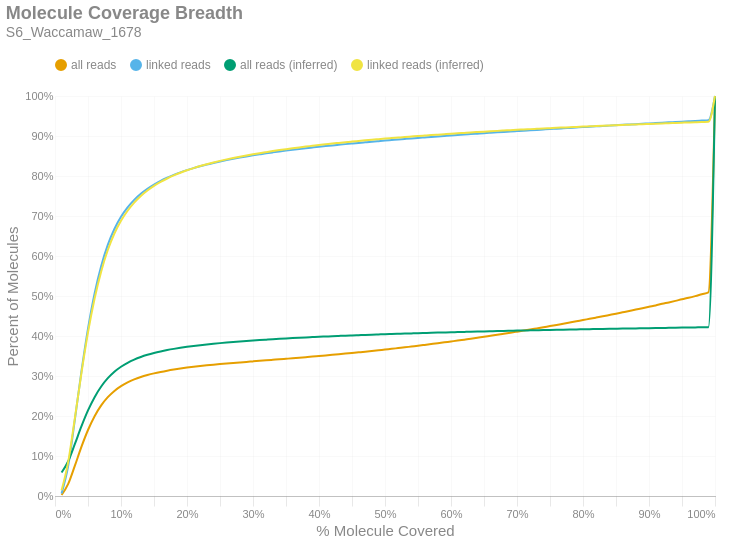

The cell this chart's notebook holds for it:
### Markdown cell above
### Molecule Read Coverage
This chart shows molecule coverage breadth as computed by the number of bases aligned to that molecule. In other words, "*how much of each unique long molecule is actually sequenced/aligned?*" Keep in mind there is a distinction between sequences and alignments, since some sequences belonging to a particular molecule may not align well and wouldn't appear in the alignment data. This chart also shows molecule coverage breadth as computed by the *inferred fragment* from which the aligned sequences originate. Unlike read coverage, this calculation takes into account the total insert size, including unsequenced gaps between the forward and reverse reads. Like the previous figures, these are cumulative percents.

### Code cell
if SKIPLR:
    print_html(f"Skipped")
else:
    binned_df = consolidated_hist(valids['coverage_bp'], mask, 0.01, True)
    binned_df_inf = consolidated_hist(valids['coverage_inserts'], mask, 0.01, True)
    binned_df = binned_df.with_columns(pl.lit(binned_df_inf['all reads (cumsum)']).alias('all reads (inferred)'))
    binned_df = binned_df.with_columns(pl.lit(binned_df_inf['linked reads (cumsum)']).alias('linked reads (inferred)'))
    binned_df = binned_df.with_columns(
        (pl.col('bin').cast(pl.Float64) + 0.01).alias('right_edge')
    )

    with SafeRender(binned_df):
        (
            density_plot(binned_df, 'Molecule Coverage Breadth', samplename, 'molcov', ['all reads (inferred)','linked reads (inferred)'])
            .encode(
                #x=alt.X('bin:Q', title="% Molecule Covered").axis(format = '%').scale(padding=0),
                x=alt.X('right_edge:Q', title="% Molecule Covered").axis(format='%').scale(padding=0),
                y=alt.Y('value:Q', title='Percent of Molecules')
                    .axis(format='%')
                    .stack(False)
                    .scale(domainMin=0, padding=0),
                color=alt.Color("key:N").scale(domain = ["all reads", "linked reads", "all reads (inferred)", "linked reads (inferred)"]),
                tooltip = [
                    alt.Tooltip("key:N", title = "Data Type"),
                    alt.Tooltip("range_label:N", title="% Molecule Covered"),
                    alt.Tooltip("value:Q", format = ".2%", title="% Molecules")
                ]
            )
        ).display()

### Figure 1 — Vega-Lite specification as saved in the notebook (floating-point values rounded to 4 significant figures)
{"width": "container", "height": 400, "config": {"title": {"anchor": "start", "dy": -15, "fontSize": 18, "color": "#888888", "subtitleColor": "#888888", "subtitleFontSize": 14}, "arc": {"fill": "#0072B2"}, "axis": {"domainColor": "#888888", "domainWidth": 0.5, "gridWidth": 0.2, "grid": false, "titleFontWeight": 400, "titleFontSize": 15, "labelFontSize": 11, "labelColor": "#888888", "tickColor": "#888888", "tickWidth": 0.2, "titleColor": "#888888"}, "axisBand": {"grid": false}, "axisX": {"grid": true, "tickSize": 10, "domainCap": "round"}, "axisY": {"domain": false, "grid": true, "tickSize": 0, "domainCap": "round"}, "background": "transparent", "header": {"labelFontSize": 15, "labelColor": "#888888", "titleFontSize": 15, "titleFontWeight": 600, "titleColor": "#888888"}, "legend": {"labelFont": "sans-serif", "labelFontSize": 12, "labelColor": "#888888", "symbolSize": 100, "symbolType": "circle", "titleFontSize": 12, "titlePadding": 10, "titleColor": "#888888", "title": null, "orient": "top"}, "range": {"category": ["#E69F00", "#56B4E9", "#009E73", "#F0E442", "#0072B2", "#D55E00", "#CC79A7", "#000000"], "diverging": ["#cfe8f3", "#a2d4ec", "#73bfe2", "#46abdb", "#1696d2", "#12719e"]}, "area": {"fill": "#0072B2", "fillOpacity": 0.7, "line": true, "strokeOpacity": 0.7}, "line": {"color": "#0072B2", "stroke": "#0072B2", "strokeWidth": 2}, "trail": {"color": "#0072B2", "stroke": "#0072B2", "strokeWidth": 0, "size": 1}, "point": {"filled": true, "fillOpacity": 1.0, "size": 95}, "text": {"color": "#888888", "fontSize": 11, "align": "right", "fontWeight": 400, "size": 11}, "bar": {"fill": "#0072B2", "stroke": null}, "view": {"stroke": null, "continuousWidth": 660, "continuousHeight": 400}}, "data": {"name": "data-ab7ed0e4554a51c193101d274043fb65"}, "mark": {"type": "line", "interpolate": "monotone", "point": {"opacity": 0, "size": 275}}, "encoding": {"color": {"field": "key", "scale": {"domain": ["all reads", "linked reads", "all reads (inferred)", "linked reads (inferred)"]}, "type": "nominal"}, "tooltip": [{"field": "key", "title": "Data Type", "type": "nominal"}, {"field": "range_label", "title": "% Molecule Covered", "type": "nominal"}, {"field": "value", "format": ".2%", "title": "% Molecules", "type": "quantitative"}], "x": {"axis": {"format": "%"}, "field": "right_edge", "scale": {"padding": 0}, "title": "% Molecule Covered", "type": "quantitative"}, "y": {"axis": {"format": "%"}, "field": "value", "scale": {"domainMin": 0, "padding": 0}, "stack": false, "title": "Percent of Molecules", "type": "quantitative"}}, "params": [{"name": "param_c36ac31b6afebe62", "select": {"type": "point", "fields": ["key"]}, "bind": "legend"}], "title": {"text": "Molecule Coverage Breadth", "subtitle": "S6_Waccamaw_1678"}, "transform": [{"fold": ["all reads (cumsum)", "linked reads (cumsum)", "all reads (inferred)", "linked reads (inferred)"]}, {"calculate": "replace(datum.key, ' (cumsum)', '')", "as": "key"}, {"filter": {"param": "param_c36ac31b6afebe62"}}], "usermeta": {"embedOptions": {"downloadFileName": "S6_Waccamaw_1678.molcov"}}, "$schema": "https://vega.github.io/schema/vega-lite/v6.1.0.json", "datasets": {"data-ab7ed0e4554a51c193101d274043fb65": [{"bin": "0.0", "interval": "0.0-0.01", "all reads": 0.0026, "linked reads": 0.006027, "all reads (cumsum)": 0.0026, "linked reads (cumsum)": 0.006027, "range_label": "0.0-0.01", "all reads (inferred)": 0.05863, "linked reads (inferred)": 0.01422, "right_edge": 0.01}, {"bin": "0.01", "interval": "0.01-0.02", "all reads": 0.0276, "linked reads": 0.06925, "all reads (cumsum)": 0.0302, "linked reads (cumsum)": 0.07528, "range_label": "0.01-0.02", "all reads (inferred)": 0.08691, "linked reads (inferred)": 0.0853, "right_edge": 0.02}, {"bin": "0.02", "interval": "0.02-0.03", "all reads": 0.04502, "linked reads": 0.1143, "all reads (cumsum)": 0.07522, "linked reads (cumsum)": 0.1896, "range_label": "0.02-0.03", "all reads (inferred)": 0.1295, "linked reads (inferred)": 0.1936, "right_edge": 0.03}, {"bin": "0.03", "interval": "0.03-0.04", "all reads": 0.04761, "linked reads": 0.1213, "all reads (cumsum)": 0.1228, "linked reads (cumsum)": 0.3108, "range_label": "0.03-0.04", "all reads (inferred)": 0.1739, "linked reads (inferred)": 0.3067, "right_edge": 0.04}, {"bin": "0.04", "interval": "0.04-0.05", "all reads": 0.04222, "linked reads": 0.1077, "all reads (cumsum)": 0.165, "linked reads (cumsum)": 0.4185, "range_label": "0.04-0.05", "all reads (inferred)": 0.2139, "linked reads (inferred)": 0.4089, "right_edge": 0.05}, {"bin": "0.05", "interval": "0.05-0.06", "all reads": 0.03454, "linked reads": 0.0881, "all reads (cumsum)": 0.1996, "linked reads (cumsum)": 0.5066, "range_label": "0.05-0.06", "all reads (inferred)": 0.2471, "linked reads (inferred)": 0.4938, "right_edge": 0.06}, {"bin": "0.06", "interval": "0.06-0.07", "all reads": 0.02688, "linked reads": 0.06856, "all reads (cumsum)": 0.2265, "linked reads (cumsum)": 0.5752, "range_label": "0.06-0.07", "all reads (inferred)": 0.2736, "linked reads (inferred)": 0.5615, "right_edge": 0.07}, {"bin": "0.07", "interval": "0.07-0.08", "all reads": 0.02059, "linked reads": 0.05248, "all reads (cumsum)": 0.2471, "linked reads (cumsum)": 0.6276, "range_label": "0.07-0.08", "all reads (inferred)": 0.2945, "linked reads (inferred)": 0.615, "right_edge": 0.08}, {"bin": "0.08", "interval": "0.08-0.09", "all reads": 0.01566, "linked reads": 0.03987, "all reads (cumsum)": 0.2627, "linked reads (cumsum)": 0.6675, "range_label": "0.08-0.09", "all reads (inferred)": 0.3107, "linked reads (inferred)": 0.6563, "right_edge": 0.09}, {"bin": "0.09", "interval": "0.09-0.1", "all reads": 0.01198, "linked reads": 0.03048, "all reads (cumsum)": 0.2747, "linked reads (cumsum)": 0.698, "range_label": "0.09-0.1", "all reads (inferred)": 0.3232, "linked reads (inferred)": 0.6881, "right_edge": 0.1}, {"bin": "0.1", "interval": "0.1-0.11", "all reads": 0.009248, "linked reads": 0.02348, "all reads (cumsum)": 0.2839, "linked reads (cumsum)": 0.7215, "range_label": "0.1-0.11", "all reads (inferred)": 0.3331, "linked reads (inferred)": 0.7132, "right_edge": 0.11}, {"bin": "0.11", "interval": "0.11-0.12", "all reads": 0.007446, "linked reads": 0.01885, "all reads (cumsum)": 0.2914, "linked reads (cumsum)": 0.7403, "range_label": "0.11-0.12", "all reads (inferred)": 0.3411, "linked reads (inferred)": 0.7336, "right_edge": 0.12}, {"bin": "0.12", "interval": "0.12-0.13", "all reads": 0.006034, "linked reads": 0.01527, "all reads (cumsum)": 0.2974, "linked reads (cumsum)": 0.7556, "range_label": "0.12-0.13", "all reads (inferred)": 0.3476, "linked reads (inferred)": 0.7501, "right_edge": 0.13}, {"bin": "0.13", "interval": "0.13-0.14", "all reads": 0.00494, "linked reads": 0.01247, "all reads (cumsum)": 0.3024, "linked reads (cumsum)": 0.7681, "range_label": "0.13-0.14", "all reads (inferred)": 0.353, "linked reads (inferred)": 0.7639, "right_edge": 0.14}, {"bin": "0.14", "interval": "0.14-0.15", "all reads": 0.004217, "linked reads": 0.01065, "all reads (cumsum)": 0.3066, "linked reads (cumsum)": 0.7787, "range_label": "0.14-0.15", "all reads (inferred)": 0.3575, "linked reads (inferred)": 0.7755, "right_edge": 0.15}, {"bin": "0.15", "interval": "0.15-0.16", "all reads": 0.003602, "linked reads": 0.009069, "all reads (cumsum)": 0.3102, "linked reads (cumsum)": 0.7878, "range_label": "0.15-0.16", "all reads (inferred)": 0.3614, "linked reads (inferred)": 0.7852, "right_edge": 0.16}, {"bin": "0.16", "interval": "0.16-0.17", "all reads": 0.003191, "linked reads": 0.007987, "all reads (cumsum)": 0.3134, "linked reads (cumsum)": 0.7958, "range_label": "0.16-0.17", "all reads (inferred)": 0.3648, "linked reads (inferred)": 0.7938, "right_edge": 0.17}, {"bin": "0.17", "interval": "0.17-0.18", "all reads": 0.002822, "linked reads": 0.007052, "all reads (cumsum)": 0.3162, "linked reads (cumsum)": 0.8028, "range_label": "0.17-0.18", "all reads (inferred)": 0.3678, "linked reads (inferred)": 0.8014, "right_edge": 0.18}, {"bin": "0.18", "interval": "0.18-0.19", "all reads": 0.002517, "linked reads": 0.006274, "all reads (cumsum)": 0.3187, "linked reads (cumsum)": 0.8091, "range_label": "0.18-0.19", "all reads (inferred)": 0.3705, "linked reads (inferred)": 0.8082, "right_edge": 0.19}, {"bin": "0.19", "interval": "0.19-0.2", "all reads": 0.002275, "linked reads": 0.005639, "all reads (cumsum)": 0.321, "linked reads (cumsum)": 0.8147, "range_label": "0.19-0.2", "all reads (inferred)": 0.3729, "linked reads (inferred)": 0.8143, "right_edge": 0.2}, {"bin": "0.2", "interval": "0.2-0.21", "all reads": 0.002047, "linked reads": 0.005048, "all reads (cumsum)": 0.323, "linked reads (cumsum)": 0.8198, "range_label": "0.2-0.21", "all reads (inferred)": 0.375, "linked reads (inferred)": 0.8197, "right_edge": 0.21}, {"bin": "0.21", "interval": "0.21-0.22", "all reads": 0.001862, "linked reads": 0.004556, "all reads (cumsum)": 0.3249, "linked reads (cumsum)": 0.8243, "range_label": "0.21-0.22", "all reads (inferred)": 0.377, "linked reads (inferred)": 0.8248, "right_edge": 0.22}, {"bin": "0.22", "interval": "0.22-0.23", "all reads": 0.001771, "linked reads": 0.004318, "all reads (cumsum)": 0.3267, "linked reads (cumsum)": 0.8286, "range_label": "0.22-0.23", "all reads (inferred)": 0.3789, "linked reads (inferred)": 0.8295, "right_edge": 0.23}, {"bin": "0.23", "interval": "0.23-0.24", "all reads": 0.001617, "linked reads": 0.003917, "all reads (cumsum)": 0.3283, "linked reads (cumsum)": 0.8326, "range_label": "0.23-0.24", "all reads (inferred)": 0.3806, "linked reads (inferred)": 0.8338, "right_edge": 0.24}, {"bin": "0.24", "interval": "0.24-0.25", "all reads": 0.001534, "linked reads": 0.003694, "all reads (cumsum)": 0.3298, "linked reads (cumsum)": 0.8363, "range_label": "0.24-0.25", "all reads (inferred)": 0.3822, "linked reads (inferred)": 0.8378, "right_edge": 0.25}, {"bin": "0.25", "interval": "0.25-0.26", "all reads": 0.00146, "linked reads": 0.003474, "all reads (cumsum)": 0.3313, "linked reads (cumsum)": 0.8397, "range_label": "0.25-0.26", "all reads (inferred)": 0.3837, "linked reads (inferred)": 0.8415, "right_edge": 0.26}, {"bin": "0.26", "interval": "0.26-0.27", "all reads": 0.001373, "linked reads": 0.003216, "all reads (cumsum)": 0.3326, "linked reads (cumsum)": 0.8429, "range_label": "0.26-0.27", "all reads (inferred)": 0.385, "linked reads (inferred)": 0.8449, "right_edge": 0.27}, {"bin": "0.27", "interval": "0.27-0.28", "all reads": 0.001329, "linked reads": 0.003079, "all reads (cumsum)": 0.334, "linked reads (cumsum)": 0.846, "range_label": "0.27-0.28", "all reads (inferred)": 0.3863, "linked reads (inferred)": 0.8482, "right_edge": 0.28}, {"bin": "0.28", "interval": "0.28-0.29", "all reads": 0.001309, "linked reads": 0.002901, "all reads (cumsum)": 0.3353, "linked reads (cumsum)": 0.8489, "range_label": "0.28-0.29", "all reads (inferred)": 0.3876, "linked reads (inferred)": 0.8514, "right_edge": 0.29}, {"bin": "0.29", "interval": "0.29-0.3", "all reads": 0.001266, "linked reads": 0.002692, "all reads (cumsum)": 0.3365, "linked reads (cumsum)": 0.8516, "range_label": "0.29-0.3", "all reads (inferred)": 0.3887, "linked reads (inferred)": 0.8543, "right_edge": 0.3}, {"bin": "0.3", "interval": "0.3-0.31", "all reads": 0.001286, "linked reads": 0.002588, "all reads (cumsum)": 0.3378, "linked reads (cumsum)": 0.8542, "range_label": "0.3-0.31", "all reads (inferred)": 0.3898, "linked reads (inferred)": 0.8571, "right_edge": 0.31}, {"bin": "0.31", "interval": "0.31-0.32", "all reads": 0.001327, "linked reads": 0.002528, "all reads (cumsum)": 0.3392, "linked reads (cumsum)": 0.8567, "range_label": "0.31-0.32", "all reads (inferred)": 0.3909, "linked reads (inferred)": 0.8597, "right_edge": 0.32}, {"bin": "0.32", "interval": "0.32-0.33", "all reads": 0.001289, "linked reads": 0.002339, "all reads (cumsum)": 0.3404, "linked reads (cumsum)": 0.8591, "range_label": "0.32-0.33", "all reads (inferred)": 0.3919, "linked reads (inferred)": 0.8623, "right_edge": 0.33}, {"bin": "0.33", "interval": "0.33-0.34", "all reads": 0.001282, "linked reads": 0.002249, "all reads (cumsum)": 0.3417, "linked reads (cumsum)": 0.8613, "range_label": "0.33-0.34", "all reads (inferred)": 0.3929, "linked reads (inferred)": 0.8648, "right_edge": 0.34}, {"bin": "0.34", "interval": "0.34-0.35", "all reads": 0.001311, "linked reads": 0.002136, "all reads (cumsum)": 0.343, "linked reads (cumsum)": 0.8635, "range_label": "0.34-0.35", "all reads (inferred)": 0.3939, "linked reads (inferred)": 0.8672, "right_edge": 0.35}, {"bin": "0.35", "interval": "0.35-0.36", "all reads": 0.001314, "linked reads": 0.002047, "all reads (cumsum)": 0.3444, "linked reads (cumsum)": 0.8655, "range_label": "0.35-0.36", "all reads (inferred)": 0.3948, "linked reads (inferred)": 0.8694, "right_edge": 0.36}, {"bin": "0.36", "interval": "0.36-0.37", "all reads": 0.001357, "linked reads": 0.001958, "all reads (cumsum)": 0.3457, "linked reads (cumsum)": 0.8675, "range_label": "0.36-0.37", "all reads (inferred)": 0.3956, "linked reads (inferred)": 0.8715, "right_edge": 0.37}, {"bin": "0.37", "interval": "0.37-0.38", "all reads": 0.001383, "linked reads": 0.001953, "all reads (cumsum)": 0.3471, "linked reads (cumsum)": 0.8694, "range_label": "0.37-0.38", "all reads (inferred)": 0.3964, "linked reads (inferred)": 0.8735, "right_edge": 0.38}, {"bin": "0.38", "interval": "0.38-0.39", "all reads": 0.001401, "linked reads": 0.00185, "all reads (cumsum)": 0.3485, "linked reads (cumsum)": 0.8713, "range_label": "0.38-0.39", "all reads (inferred)": 0.3972, "linked reads (inferred)": 0.8755, "right_edge": 0.39}, {"bin": "0.39", "interval": "0.39-0.4", "all reads": 0.001491, "linked reads": 0.001828, "all reads (cumsum)": 0.35, "linked reads (cumsum)": 0.8731, "range_label": "0.39-0.4", "all reads (inferred)": 0.398, "linked reads (inferred)": 0.8774, "right_edge": 0.4}, {"bin": "0.4", "interval": "0.4-0.41", "all reads": 0.001449, "linked reads": 0.001738, "all reads (cumsum)": 0.3514, "linked reads (cumsum)": 0.8748, "range_label": "0.4-0.41", "all reads (inferred)": 0.3987, "linked reads (inferred)": 0.8792, "right_edge": 0.41}, {"bin": "0.41", "interval": "0.41-0.42", "all reads": 0.001477, "linked reads": 0.001657, "all reads (cumsum)": 0.3529, "linked reads (cumsum)": 0.8765, "range_label": "0.41-0.42", "all reads (inferred)": 0.3995, "linked reads (inferred)": 0.8811, "right_edge": 0.42}, {"bin": "0.42", "interval": "0.42-0.43", "all reads": 0.001508, "linked reads": 0.001599, "all reads (cumsum)": 0.3544, "linked reads (cumsum)": 0.8781, "range_label": "0.42-0.43", "all reads (inferred)": 0.4001, "linked reads (inferred)": 0.8828, "right_edge": 0.43}, {"bin": "0.43", "interval": "0.43-0.44", "all reads": 0.001542, "linked reads": 0.001593, "all reads (cumsum)": 0.356, "linked reads (cumsum)": 0.8797, "range_label": "0.43-0.44", "all reads (inferred)": 0.4008, "linked reads (inferred)": 0.8844, "right_edge": 0.44}, {"bin": "0.44", "interval": "0.44-0.45", "all reads": 0.001588, "linked reads": 0.001555, "all reads (cumsum)": 0.3576, "linked reads (cumsum)": 0.8812, "range_label": "0.44-0.45", "all reads (inferred)": 0.4015, "linked reads (inferred)": 0.886, "right_edge": 0.45}, {"bin": "0.45", "interval": "0.45-0.46", "all reads": 0.001645, "linked reads": 0.001537, "all reads (cumsum)": 0.3592, "linked reads (cumsum)": 0.8828, "range_label": "0.45-0.46", "all reads (inferred)": 0.4021, "linked reads (inferred)": 0.8876, "right_edge": 0.46}, {"bin": "0.46", "interval": "0.46-0.47", "all reads": 0.00165, "linked reads": 0.001488, "all reads (cumsum)": 0.3608, "linked reads (cumsum)": 0.8843, "range_label": "0.46-0.47", "all reads (inferred)": 0.4027, "linked reads (inferred)": 0.8891, "right_edge": 0.47}, {"bin": "0.47", "interval": "0.47-0.48", "all reads": 0.001704, "linked reads": 0.001477, "all reads (cumsum)": 0.3625, "linked reads (cumsum)": 0.8857, "range_label": "0.47-0.48", "all reads (inferred)": 0.4033, "linked reads (inferred)": 0.8906, "right_edge": 0.48}, {"bin": "0.48", "interval": "0.48-0.49", "all reads": 0.001705, "linked reads": 0.001438, "all reads (cumsum)": 0.3643, "linked reads (cumsum)": 0.8872, "range_label": "0.48-0.49", "all reads (inferred)": 0.4039, "linked reads (inferred)": 0.892, "right_edge": 0.49}, {"bin": "0.49", "interval": "0.49-0.5", "all reads": 0.001896, "linked reads": 0.001429, "all reads (cumsum)": 0.3662, "linked reads (cumsum)": 0.8886, "range_label": "0.49-0.5", "all reads (inferred)": 0.4045, "linked reads (inferred)": 0.8935, "right_edge": 0.5}, {"bin": "0.5", "interval": "0.5-0.51", "all reads": 0.001721, "linked reads": 0.001335, "all reads (cumsum)": 0.3679, "linked reads (cumsum)": 0.8899, "range_label": "0.5-0.51", "all reads (inferred)": 0.405, "linked reads (inferred)": 0.8948, "right_edge": 0.51}, {"bin": "0.51", "interval": "0.51-0.52", "all reads": 0.001915, "linked reads": 0.001339, "all reads (cumsum)": 0.3698, "linked reads (cumsum)": 0.8913, "range_label": "0.51-0.52", "all reads (inferred)": 0.4055, "linked reads (inferred)": 0.8961, "right_edge": 0.52}, {"bin": "0.52", "interval": "0.52-0.53", "all reads": 0.001885, "linked reads": 0.001314, "all reads (cumsum)": 0.3717, "linked reads (cumsum)": 0.8926, "range_label": "0.52-0.53", "all reads (inferred)": 0.406, "linked reads (inferred)": 0.8974, "right_edge": 0.53}, {"bin": "0.53", "interval": "0.53-0.54", "all reads": 0.002006, "linked reads": 0.001304, "all reads (cumsum)": 0.3737, "linked reads (cumsum)": 0.8939, "range_label": "0.53-0.54", "all reads (inferred)": 0.4066, "linked reads (inferred)": 0.8986, "right_edge": 0.54}, {"bin": "0.54", "interval": "0.54-0.55", "all reads": 0.001963, "linked reads": 0.001272, "all reads (cumsum)": 0.3756, "linked reads (cumsum)": 0.8952, "range_label": "0.54-0.55", "all reads (inferred)": 0.4071, "linked reads (inferred)": 0.8999, "right_edge": 0.55}, {"bin": "0.55", "interval": "0.55-0.56", "all reads": 0.002066, "linked reads": 0.001251, "all reads (cumsum)": 0.3777, "linked reads (cumsum)": 0.8964, "range_label": "0.55-0.56", "all reads (inferred)": 0.4076, "linked reads (inferred)": 0.9011, "right_edge": 0.56}, {"bin": "0.56", "interval": "0.56-0.57", "all reads": 0.002091, "linked reads": 0.001249, "all reads (cumsum)": 0.3798, "linked reads (cumsum)": 0.8977, "range_label": "0.56-0.57", "all reads (inferred)": 0.408, "linked reads (inferred)": 0.9023, "right_edge": 0.57}, {"bin": "0.57", "interval": "0.57-0.58", "all reads": 0.002105, "linked reads": 0.001227, "all reads (cumsum)": 0.3819, "linked reads (cumsum)": 0.8989, "range_label": "0.57-0.58", "all reads (inferred)": 0.4085, "linked reads (inferred)": 0.9034, "right_edge": 0.58}, {"bin": "0.58", "interval": "0.58-0.59", "all reads": 0.002202, "linked reads": 0.001215, "all reads (cumsum)": 0.3841, "linked reads (cumsum)": 0.9001, "range_label": "0.58-0.59", "all reads (inferred)": 0.409, "linked reads (inferred)": 0.9046, "right_edge": 0.59}, {"bin": "0.59", "interval": "0.59-0.6", "all reads": 0.002225, "linked reads": 0.001214, "all reads (cumsum)": 0.3863, "linked reads (cumsum)": 0.9013, "range_label": "0.59-0.6", "all reads (inferred)": 0.4094, "linked reads (inferred)": 0.9057, "right_edge": 0.6}, {"bin": "0.6", "interval": "0.6-0.61", "all reads": 0.002201, "linked reads": 0.001134, "all reads (cumsum)": 0.3885, "linked reads (cumsum)": 0.9025, "range_label": "0.6-0.61", "all reads (inferred)": 0.4098, "linked reads (inferred)": 0.9067, "right_edge": 0.61}, {"bin": "0.61", "interval": "0.61-0.62", "all reads": 0.002337, "linked reads": 0.001187, "all reads (cumsum)": 0.3909, "linked reads (cumsum)": 0.9036, "range_label": "0.61-0.62", "all reads (inferred)": 0.4103, "linked reads (inferred)": 0.9078, "right_edge": 0.62}, {"bin": "0.62", "interval": "0.62-0.63", "all reads": 0.002315, "linked reads": 0.001112, "all reads (cumsum)": 0.3932, "linked reads (cumsum)": 0.9048, "range_label": "0.62-0.63", "all reads (inferred)": 0.4107, "linked reads (inferred)": 0.9089, "right_edge": 0.63}, {"bin": "0.63", "interval": "0.63-0.64", "all reads": 0.002384, "linked reads": 0.001124, "all reads (cumsum)": 0.3956, "linked reads (cumsum)": 0.9059, "range_label": "0.63-0.64", "all reads (inferred)": 0.4111, "linked reads (inferred)": 0.9099, "right_edge": 0.64}, {"bin": "0.64", "interval": "0.64-0.65", "all reads": 0.002423, "linked reads": 0.001128, "all reads (cumsum)": 0.398, "linked reads (cumsum)": 0.907, "range_label": "0.64-0.65", "all reads (inferred)": 0.4116, "linked reads (inferred)": 0.9109, "right_edge": 0.65}, {"bin": "0.65", "interval": "0.65-0.66", "all reads": 0.002554, "linked reads": 0.001063, "all reads (cumsum)": 0.4005, "linked reads (cumsum)": 0.9081, "range_label": "0.65-0.66", "all reads (inferred)": 0.412, "linked reads (inferred)": 0.9119, "right_edge": 0.66}, {"bin": "0.66", "interval": "0.66-0.67", "all reads": 0.002483, "linked reads": 0.001046, "all reads (cumsum)": 0.403, "linked reads (cumsum)": 0.9091, "range_label": "0.66-0.67", "all reads (inferred)": 0.4123, "linked reads (inferred)": 0.9128, "right_edge": 0.67}, {"bin": "0.67", "interval": "0.67-0.68", "all reads": 0.002572, "linked reads": 0.001032, "all reads (cumsum)": 0.4056, "linked reads (cumsum)": 0.9101, "range_label": "0.67-0.68", "all reads (inferred)": 0.4127, "linked reads (inferred)": 0.9137, "right_edge": 0.68}, {"bin": "0.68", "interval": "0.68-0.69", "all reads": 0.0026, "linked reads": 0.001026, "all reads (cumsum)": 0.4082, "linked reads (cumsum)": 0.9112, "range_label": "0.68-0.69", "all reads (inferred)": 0.4131, "linked reads (inferred)": 0.9146, "right_edge": 0.69}, {"bin": "0.69", "interval": "0.69-0.7", "all reads": 0.002643, "linked reads": 0.001037, "all reads (cumsum)": 0.4108, "linked reads (cumsum)": 0.9122, "range_label": "0.69-0.7", "all reads (inferred)": 0.4134, "linked reads (inferred)": 0.9155, "right_edge": 0.7}, {"bin": "0.7", "interval": "0.7-0.71", "all reads": 0.002657, "linked reads": 0.001036, "all reads (cumsum)": 0.4135, "linked reads (cumsum)": 0.9132, "range_label": "0.7-0.71", "all reads (inferred)": 0.4138, "linked reads (inferred)": 0.9163, "right_edge": 0.71}, {"bin": "0.71", "interval": "0.71-0.72", "all reads": 0.002712, "linked reads": 0.0009972, "all reads (cumsum)": 0.4162, "linked reads (cumsum)": 0.9142, "range_label": "0.71-0.72", "all reads (inferred)": 0.4141, "linked reads (inferred)": 0.9172, "right_edge": 0.72}, {"bin": "0.72", "interval": "0.72-0.73", "all reads": 0.002832, "linked reads": 0.001013, "all reads (cumsum)": 0.419, "linked reads (cumsum)": 0.9153, "range_label": "0.72-0.73", "all reads (inferred)": 0.4145, "linked reads (inferred)": 0.918, "right_edge": 0.73}, {"bin": "0.73", "interval": "0.73-0.74", "all reads": 0.002818, "linked reads": 0.001039, "all reads (cumsum)": 0.4219, "linked reads (cumsum)": 0.9163, "range_label": "0.73-0.74", "all reads (inferred)": 0.4148, "linked reads (inferred)": 0.9189, "right_edge": 0.74}, {"bin": "0.74", "interval": "0.74-0.75", "all reads": 0.003008, "linked reads": 0.001034, "all reads (cumsum)": 0.4249, "linked reads (cumsum)": 0.9173, "range_label": "0.74-0.75", "all reads (inferred)": 0.4152, "linked reads (inferred)": 0.9197, "right_edge": 0.75}, {"bin": "0.75", "interval": "0.75-0.76", "all reads": 0.002825, "linked reads": 0.0009266, "all reads (cumsum)": 0.4277, "linked reads (cumsum)": 0.9183, "range_label": "0.75-0.76", "all reads (inferred)": 0.4155, "linked reads (inferred)": 0.9205, "right_edge": 0.76}, {"bin": "0.76", "interval": "0.76-0.77", "all reads": 0.002985, "linked reads": 0.0009915, "all reads (cumsum)": 0.4307, "linked reads (cumsum)": 0.9192, "range_label": "0.76-0.77", "all reads (inferred)": 0.4158, "linked reads (inferred)": 0.9212, "right_edge": 0.77}, {"bin": "0.77", "interval": "0.77-0.78", "all reads": 0.002965, "linked reads": 0.001002, "all reads (cumsum)": 0.4336, "linked reads (cumsum)": 0.9203, "range_label": "0.77-0.78", "all reads (inferred)": 0.4161, "linked reads (inferred)": 0.922, "right_edge": 0.78}, {"bin": "0.78", "interval": "0.78-0.79", "all reads": 0.003031, "linked reads": 0.0009962, "all reads (cumsum)": 0.4367, "linked reads (cumsum)": 0.9212, "range_label": "0.78-0.79", "all reads (inferred)": 0.4164, "linked reads (inferred)": 0.9227, "right_edge": 0.79}, {"bin": "0.79", "interval": "0.79-0.8", "all reads": 0.003233, "linked reads": 0.0009929, "all reads (cumsum)": 0.4399, "linked reads (cumsum)": 0.9222, "range_label": "0.79-0.8", "all reads (inferred)": 0.4168, "linked reads (inferred)": 0.9235, "right_edge": 0.8}, {"bin": "0.8", "interval": "0.8-0.81", "all reads": 0.003008, "linked reads": 0.0009091, "all reads (cumsum)": 0.4429, "linked reads (cumsum)": 0.9231, "range_label": "0.8-0.81", "all reads (inferred)": 0.4171, "linked reads (inferred)": 0.9242, "right_edge": 0.81}, {"bin": "0.81", "interval": "0.81-0.82", "all reads": 0.003148, "linked reads": 0.0009522, "all reads (cumsum)": 0.4461, "linked reads (cumsum)": 0.9241, "range_label": "0.81-0.82", "all reads (inferred)": 0.4174, "linked reads (inferred)": 0.9249, "right_edge": 0.82}, {"bin": "0.82", "interval": "0.82-0.83", "all reads": 0.003213, "linked reads": 0.0009011, "all reads (cumsum)": 0.4493, "linked reads (cumsum)": 0.925, "range_label": "0.82-0.83", "all reads (inferred)": 0.4177, "linked reads (inferred)": 0.9256, "right_edge": 0.83}, {"bin": "0.83", "interval": "0.83-0.84", "all reads": 0.003252, "linked reads": 0.0009366, "all reads (cumsum)": 0.4525, "linked reads (cumsum)": 0.9259, "range_label": "0.83-0.84", "all reads (inferred)": 0.4179, "linked reads (inferred)": 0.9263, "right_edge": 0.84}, {"bin": "0.84", "interval": "0.84-0.85", "all reads": 0.003253, "linked reads": 0.0009342, "all reads (cumsum)": 0.4558, "linked reads (cumsum)": 0.9269, "range_label": "0.84-0.85", "all reads (inferred)": 0.4182, "linked reads (inferred)": 0.927, "right_edge": 0.85}, {"bin": "0.85", "interval": "0.85-0.86", "all reads": 0.003369, "linked reads": 0.0009674, "all reads (cumsum)": 0.4591, "linked reads (cumsum)": 0.9278, "range_label": "0.85-0.86", "all reads (inferred)": 0.4185, "linked reads (inferred)": 0.9276, "right_edge": 0.86}, {"bin": "0.86", "interval": "0.86-0.87", "all reads": 0.003383, "linked reads": 0.0009105, "all reads (cumsum)": 0.4625, "linked reads (cumsum)": 0.9288, "range_label": "0.86-0.87", "all reads (inferred)": 0.4188, "linked reads (inferred)": 0.9283, "right_edge": 0.87}, {"bin": "0.87", "interval": "0.87-0.88", "all reads": 0.0035, "linked reads": 0.0009091, "all reads (cumsum)": 0.466, "linked reads (cumsum)": 0.9297, "range_label": "0.87-0.88", "all reads (inferred)": 0.4191, "linked reads (inferred)": 0.929, "right_edge": 0.88}, {"bin": "0.88", "interval": "0.88-0.89", "all reads": 0.003418, "linked reads": 0.0008892, "all reads (cumsum)": 0.4695, "linked reads (cumsum)": 0.9305, "range_label": "0.88-0.89", "all reads (inferred)": 0.4193, "linked reads (inferred)": 0.9296, "right_edge": 0.89}, {"bin": "0.89", "interval": "0.89-0.9", "all reads": 0.003611, "linked reads": 0.0009494, "all reads (cumsum)": 0.4731, "linked reads (cumsum)": 0.9315, "range_label": "0.89-0.9", "all reads (inferred)": 0.4196, "linked reads (inferred)": 0.9302, "right_edge": 0.9}, {"bin": "0.9", "interval": "0.9-0.91", "all reads": 0.003434, "linked reads": 0.0008674, "all reads (cumsum)": 0.4765, "linked reads (cumsum)": 0.9324, "range_label": "0.9-0.91", "all reads (inferred)": 0.4199, "linked reads (inferred)": 0.9309, "right_edge": 0.91}, {"bin": "0.91", "interval": "0.91-0.92", "all reads": 0.003939, "linked reads": 0.000875, "all reads (cumsum)": 0.4804, "linked reads (cumsum)": 0.9332, "range_label": "0.91-0.92", "all reads (inferred)": 0.4201, "linked reads (inferred)": 0.9315, "right_edge": 0.92}, {"bin": "0.92", "interval": "0.92-0.93", "all reads": 0.003515, "linked reads": 0.0008883, "all reads (cumsum)": 0.4839, "linked reads (cumsum)": 0.9341, "range_label": "0.92-0.93", "all reads (inferred)": 0.4204, "linked reads (inferred)": 0.9321, "right_edge": 0.93}, {"bin": "0.93", "interval": "0.93-0.94", "all reads": 0.003818, "linked reads": 0.0008769, "all reads (cumsum)": 0.4878, "linked reads (cumsum)": 0.935, "range_label": "0.93-0.94", "all reads (inferred)": 0.4207, "linked reads (inferred)": 0.9327, "right_edge": 0.94}, {"bin": "0.94", "interval": "0.94-0.95", "all reads": 0.004136, "linked reads": 0.0008821, "all reads (cumsum)": 0.4919, "linked reads (cumsum)": 0.9359, "range_label": "0.94-0.95", "all reads (inferred)": 0.4209, "linked reads (inferred)": 0.9333, "right_edge": 0.95}, {"bin": "0.95", "interval": "0.95-0.96", "all reads": 0.003622, "linked reads": 0.0009001, "all reads (cumsum)": 0.4955, "linked reads (cumsum)": 0.9368, "range_label": "0.95-0.96", "all reads (inferred)": 0.4213, "linked reads (inferred)": 0.9339, "right_edge": 0.96}, {"bin": "0.96", "interval": "0.96-0.97", "all reads": 0.004243, "linked reads": 0.0008888, "all reads (cumsum)": 0.4998, "linked reads (cumsum)": 0.9377, "range_label": "0.96-0.97", "all reads (inferred)": 0.4215, "linked reads (inferred)": 0.9345, "right_edge": 0.97}, {"bin": "0.97", "interval": "0.97-0.98", "all reads": 0.004699, "linked reads": 0.0008281, "all reads (cumsum)": 0.5045, "linked reads (cumsum)": 0.9385, "range_label": "0.97-0.98", "all reads (inferred)": 0.4219, "linked reads (inferred)": 0.935, "right_edge": 0.98}, {"bin": "0.98", "interval": "0.98-0.99", "all reads": 0.004568, "linked reads": 0.0008329, "all reads (cumsum)": 0.509, "linked reads (cumsum)": 0.9393, "range_label": "0.98-0.99", "all reads (inferred)": 0.4221, "linked reads (inferred)": 0.9354, "right_edge": 0.99}, {"bin": "0.99", "interval": "0.99-1.0", "all reads": 0.491, "linked reads": 0.06066, "all reads (cumsum)": 1.0, "linked reads (cumsum)": 1.0, "range_label": "0.99-1.0", "all reads (inferred)": 1.0, "linked reads (inferred)": 1.0, "right_edge": 1.0}]}}
